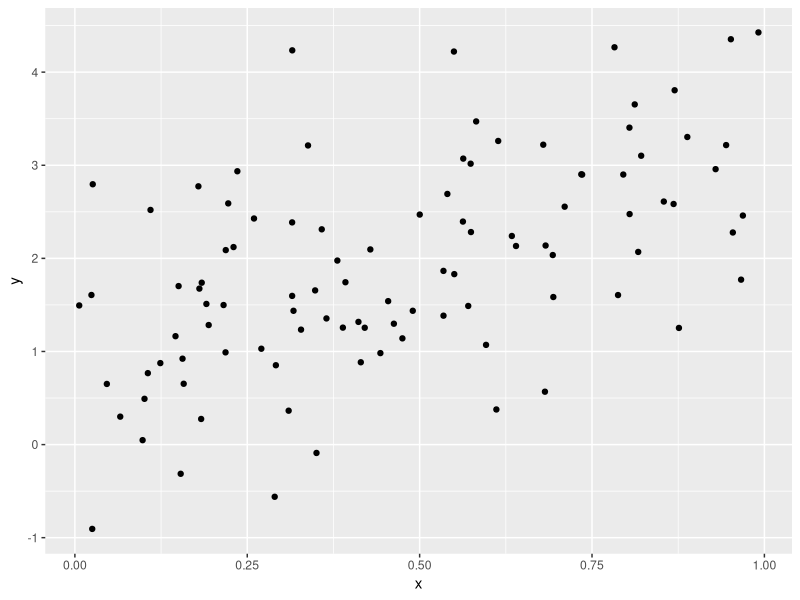

Source code (R):
## ---- chunk 1
library(tidyverse)
plot_df = tibble(
  x = runif(100),
  y = 1 + 2 * x + rnorm(100)
)
  
plot_df |>
  ggplot(aes(x = x, y = y)) +
  geom_point()
